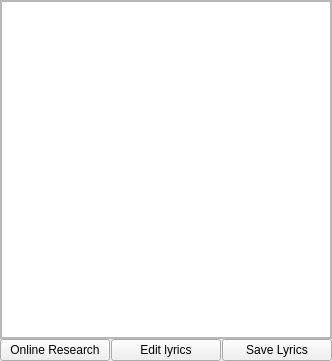
<?xml version="1.0" encoding="UTF-8"?>
<ui version="4.0">
 <class>LyricsViewer</class>
 <widget class="QDockWidget" name="LyricsViewer">
  <property name="geometry">
   <rect>
    <x>0</x>
    <y>0</y>
    <width>332</width>
    <height>361</height>
   </rect>
  </property>
  <property name="locale">
   <locale language="English" country="UnitedKingdom"/>
  </property>
  <property name="windowTitle">
   <string>Lyrics Viewer</string>
  </property>
  <widget class="QWidget" name="dockWidgetContents">
   <layout class="QVBoxLayout" name="verticalLayout_2">
    <property name="spacing">
     <number>0</number>
    </property>
    <property name="margin">
     <number>0</number>
    </property>
    <item>
     <widget class="QScrollArea" name="scrollArea">
      <property name="widgetResizable">
       <bool>true</bool>
      </property>
      <widget class="QWidget" name="scrollAreaWidgetContents">
       <property name="geometry">
        <rect>
         <x>0</x>
         <y>0</y>
         <width>328</width>
         <height>306</height>
        </rect>
       </property>
       <layout class="QVBoxLayout" name="verticalLayout">
        <property name="margin">
         <number>0</number>
        </property>
        <item>
         <widget class="QTextEdit" name="lyricsTextViewer">
          <property name="readOnly">
           <bool>true</bool>
          </property>
         </widget>
        </item>
       </layout>
      </widget>
     </widget>
    </item>
    <item>
     <layout class="QHBoxLayout" name="horizontalLayout">
      <property name="spacing">
       <number>1</number>
      </property>
      <item>
       <widget class="QPushButton" name="onlineButton">
        <property name="text">
         <string>Online Research</string>
        </property>
       </widget>
      </item>
      <item>
       <widget class="QPushButton" name="startEditionButton">
        <property name="text">
         <string>Edit lyrics</string>
        </property>
       </widget>
      </item>
      <item>
       <widget class="QPushButton" name="saveButton">
        <property name="text">
         <string>Save Lyrics</string>
        </property>
       </widget>
      </item>
     </layout>
    </item>
   </layout>
  </widget>
 </widget>
 <resources/>
 <connections/>
</ui>
